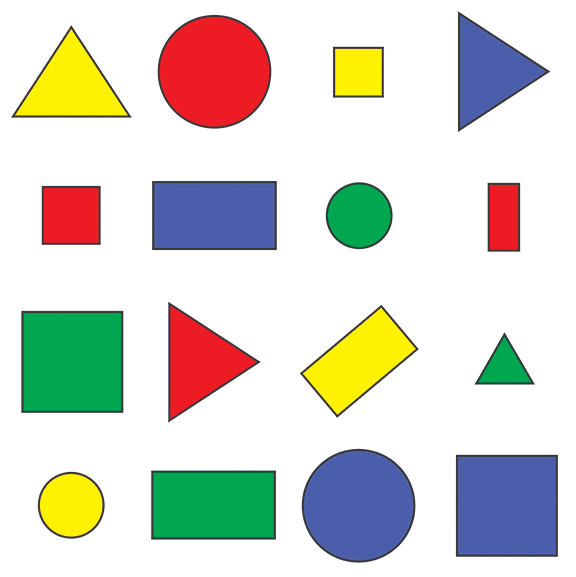
#> input picture datas/images/shapes.png, 576 x 577 px, found by its file name
$ python DetectShapesOfObjectsWithContour_03.py
#> lines starting #> are read from the running program, lines starting #| are printed output that depends on the picture; after the words box and inside, x2 and y2 are one past the last pixel; in counts of white or black regions, pixels touching at a corner belong together
import cv2
import numpy as np
import matplotlib.pyplot as plt

from cv2 import cv2 as cv
import os, requests, wget

img_color_approx = cv.imread('datas/images/shapes.png')
#> img_color_approx is the input picture: shape (577, 576, 3); mean B, G, R 205.1, 214.3, 214.2
img_gray = cv.cvtColor(img_color_approx, cv.COLOR_BGR2GRAY)
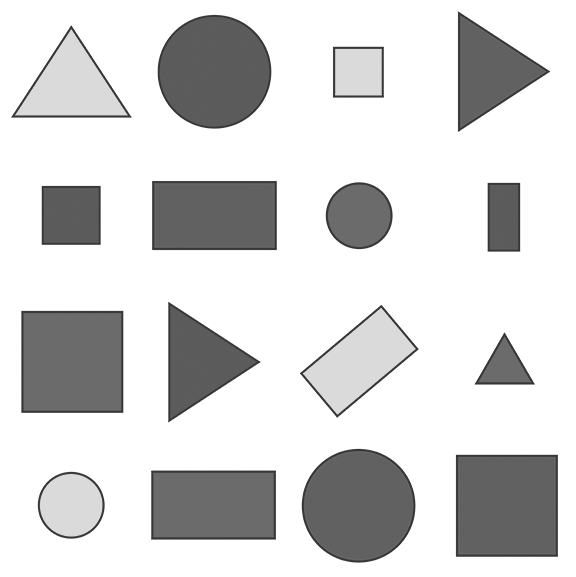
#> img_gray: shape (577, 576); min 54, max 255, mean 213.2
ret, img_binary = cv.threshold(img_gray, 127, 255, 0)
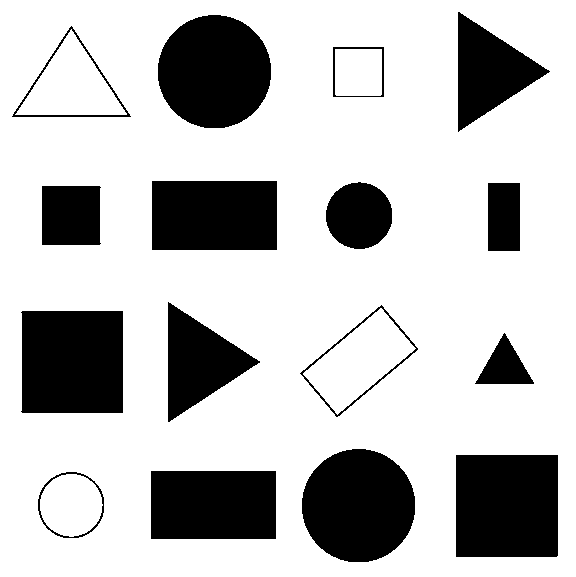
#> img_binary: shape (577, 576); 75.4% white; 16 black regions
contours, _= cv.findContours(img_binary, cv.RETR_LIST, cv.CHAIN_APPROX_SIMPLE)
#> contours = 21 contours; largest, box (x1, y1, x2, y2) and area: (0, 0, 576, 577) 331200, (455, 454, 559, 558) 10606, (20, 310, 124, 414) 10506, (301, 448, 416, 563) 10260, (157, 14, 272, 129) 10254
for cnt in contours:
    x,y,w,h = cv.boundingRect(cnt)
    print(x,y,w,h)
    epsilon = 0.008 * cv.arcLength(cnt, True)
    approx = cv.approxPolyDP(cnt, epsilon, True)
    print(len(approx))

    cv.drawContours(img_color_approx, [approx], 0, (0,255,255), -1)
#> this loop made 21 passes
#> (x, y, w, h, epsilon, approx) on passes 3, 4, 6, 7, 8, 9, 10, 12, 14: (150, 470, 127, 70, 3.1, [[150, 471], [275, 470], [276, 538], [151, 539]]), (455, 454, 104, 104, 3.27, [[455, 455], [557, 454], [558, 555], [456, 557]]), (474, 332, 61, 53, 1.5, [[504, 332], [533, 380], [533, 384], [474, 383]]), (20, 310, 104, 104, 3.27, [[22, 310], [123, 311], [122, 413], [20, 411]]), (303, 308, 113, 107, 2.56, [[381, 308], [303, 373], [337, 414], [415, 348]]), (299, 304, 120, 114, 2.72, [[381, 304], [418, 349], [336, 417], [299, 373]]), (167, 301, 94, 122, 2.85, [[168, 301], [260, 361], [169, 422]]), (487, 182, 34, 70, 1.61, [[488, 182], [520, 183], [519, 251], [487, 250]]), (151, 180, 127, 71, 3.12, [[151, 181], [276, 180], [277, 249], [152, 250]])
#> (x, y, w, h, epsilon) on passes 1, 2, 5, 11, 13, 19: (40, 474, 63, 63, 1.64), (37, 471, 68, 68, 1.78), (301, 448, 115, 115, 3.02), (41, 185, 61, 61, 1.9), (325, 181, 68, 69, 1.79), (157, 14, 115, 115, 3.02)
#> (printed output is left out)
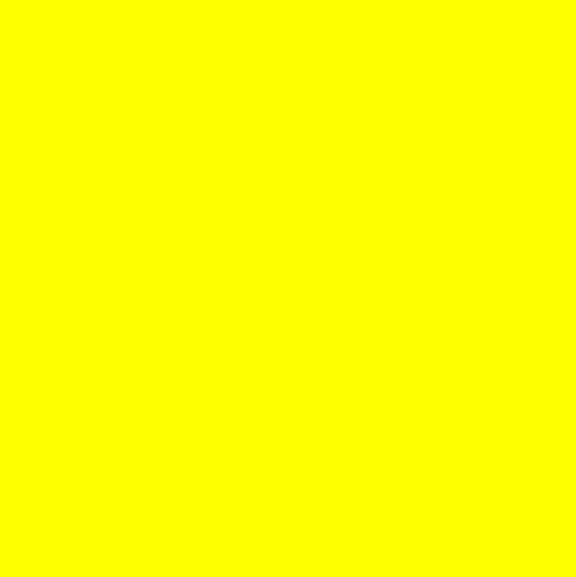
#> img_color_approx: shape (577, 576, 3); mean B, G, R 0, 255, 255
    #print(img_color)
cv.imshow("Result approx", img_color_approx)
cv.waitKey(0)


# [16 lines of commented-out code are left out]
